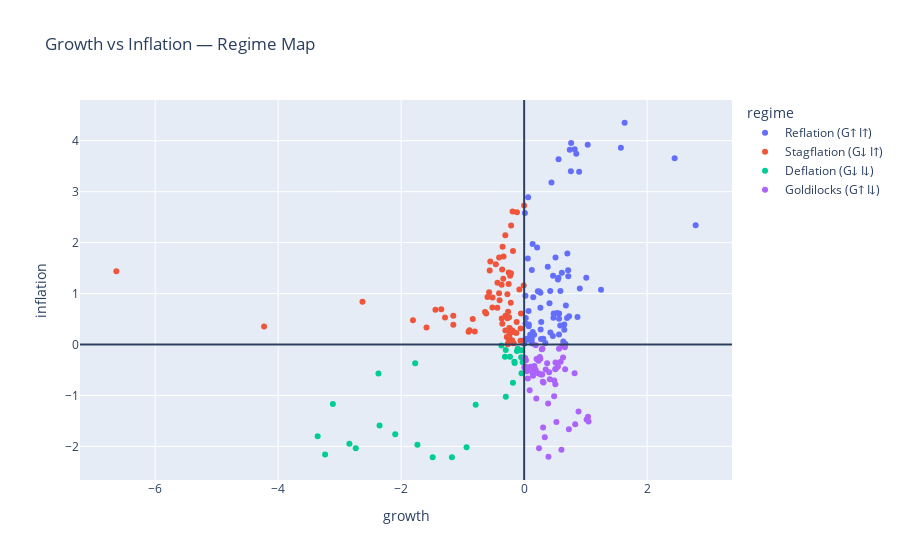

Notebook code for this chart:
### Code cell
import plotly.express as px

df_scatter = (
    scores.assign(regime=regime)
    .dropna(subset=["growth","inflation","regime"])
    .reset_index()          # creates a DATE column (based on your screenshot)
)

fig = px.scatter(
    df_scatter,
    x="growth", y="inflation",
    color="regime",
    hover_data=["DATE"],
    title="Growth vs Inflation — Regime Map"
)
fig.add_hline(y=0); fig.add_vline(x=0)
fig.show()
